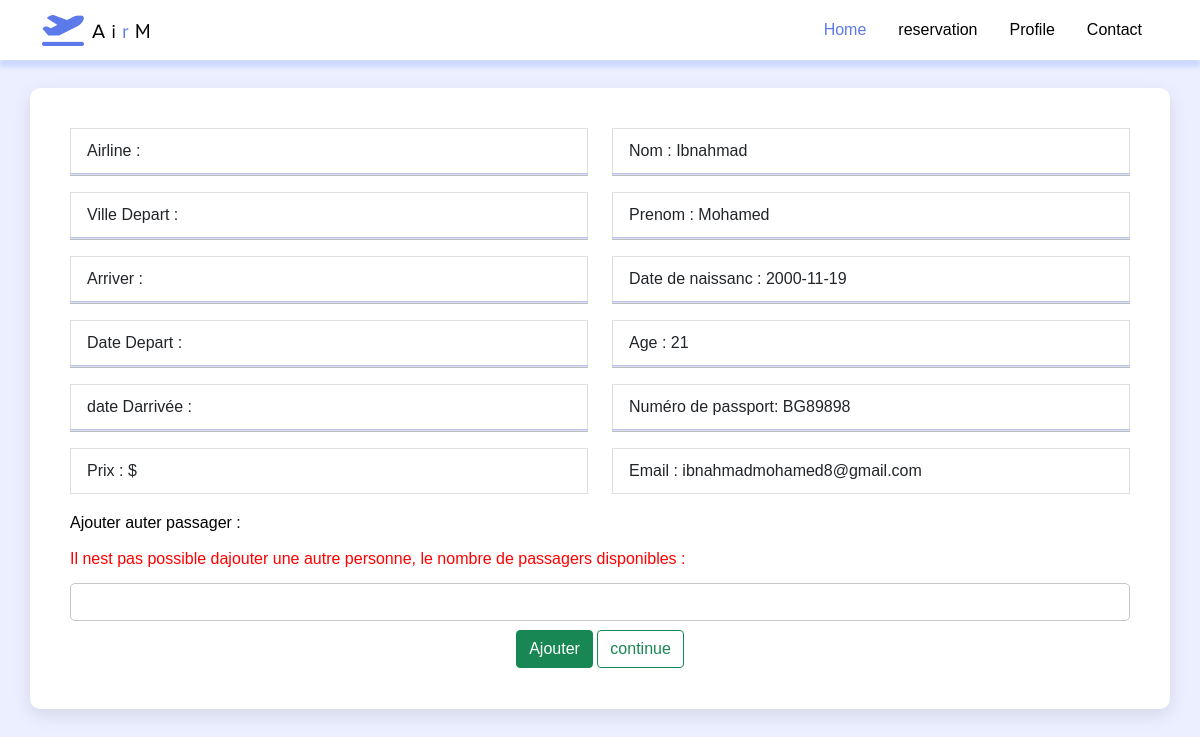
Page /reserve (signed in) on the committed database.
### tables this page shows
CREATE TABLE `passager` (
  `idClinet` int(11) NOT NULL,
  `nom` varchar(254) DEFAULT NULL,
  `prenom` varchar(254) DEFAULT NULL,
  `age` int(11) DEFAULT NULL,
  `datenaissanc` date DEFAULT NULL,
  `phonenumber` varchar(12) DEFAULT NULL,
  `email` varchar(254) DEFAULT NULL,
  `passport` varchar(15) DEFAULT NULL,
  `password` varchar(30) DEFAULT NULL
);

### controllers/HomeController.php (called while the page is built)
<?php
class HomeController {
    public function index($page){
        include('views/'.$page.'.php');
    }
}
?>

### autoload.php (called while the page is built, shortened)
<?php
function autoload($class_name){
	$array_paths = array(
		'database/',
		'app/class/',
		'models/',
		'controllers/'
	);
	$parts = explode('\\',$class_name);
	$name = array_pop($parts);
	foreach($array_paths as $path){
		$file = sprintf($path.'%s.php',$name);
	}
}

### database/DB.php (called while the page is built)
<?php
class DB
{
    static public function connect()
    {
        $db = new PDO("mysql:host=localhost;dbname=sqlappreservation", "root", "");
        $db->exec("set names utf8");
        $db->setAttribute(PDO::ATTR_ERRMODE,PDO::ERRMODE_WARNING);
        return $db;
    }
}

### models/passager.php (called while the page is built, shortened)
<?php
class passager
{
    static public function getUser($user_id)
    {
            $query = "SELECT * FROM passager   WHERE idClinet =$user_id";
            $stmt=DB::connect()->prepare($query);
            $stmt->execute();
            $user=$stmt->fetch(PDO::FETCH_OBJ);
            return $user;
    }
}
?>

### controllers/UserController.php (called while the page is built, shortened)
<?php
class UserController
{
    public function getOneUser($user_id) {
			$user = passager::getUser($user_id);
			return $user;
    }
}
?>

### Views/reserve.php (the view, shortened to what this page needs)
<?php
$user_id = $_SESSION['idClinet'];
$exitUser = new UserController();
$user = $exitUser->getOneUser($user_id);
?>
<?php
include './views/include/header.php';
?>
<body>
    <div class="container">
        <div class="row d-flex justify-content-center">
            <h1> Tickets </h1>
        </div>
        <div class="row d-flex justify-content-center">
            <form method="POST" class='bookingTicket' action="profile">
                <div class="row">
                    <div class="col-md-6">
                        <div class="form-group">
                            <P for="name" class="list-group-item">Airline : <span><?= $vol->airlines; ?></P>
                            <hr class="mt-0 mb-3">
                            <P for="name" class="list-group-item">Ville Depart : <?= $vol->depart; ?> </p>
                            <hr class="mt-0 mb-3">
                            <P for="name" class="list-group-item">Arriver : <?= $vol->destination; ?></p>
                            <hr class="mt-0 mb-3">
                            <P for="name" class="list-group-item">Date Depart : <?= $vol->HeurDepart; ?></p>
                            <hr class="mt-0 mb-3">
                            <P for="name" class="list-group-item">date Darrivée : <?= $vol->HeurDarrivée; ?></p>
                            <hr class="mt-0 mb-3">
                            <p class="list-group-item">Prix : <?= $vol->prix; ?> $</p>
                        </div>
                    </div>
                    <div class="col-md-6">
                        <div class="form-group">
                            <P for="name" class="list-group-item">Nom : <?php echo $user->nom; ?></p>
                            <hr class="mt-0 mb-3">
                            <P for="name" class="list-group-item">Prenom : <?php echo $user->prenom; ?></p>
                            <hr class="mt-0 mb-3">
                            <P for="name" class="list-group-item">Date de naissanc : <?php echo $user->datenaissanc; ?></p>
                            <hr class="mt-0 mb-3">
                            <P for="name" class="list-group-item">Age : <?php echo $user->age; ?></p>
                            <hr class="mt-0 mb-3">
                            <P for="name" class="list-group-item">Numéro de passport: <?php echo $user->passport; ?></p>
                            <hr class="mt-0 mb-3">
                            <P for="name" class="list-group-item">Email : <?php echo $user->email; ?></p>
                        </div>
                    </div>
                </div>
                <div class="row">
                    <div class="col-md-12">
                        <div class="">
                            <label class="">Ajouter auter passager :</label>
                            <?php
                            $max = $k = $vol->numberPlac - 1;
                            if ($vol->numberPlac < 2) {
                                echo ' <p style="color:red;">Il nest pas possible dajouter une autre personne, le nombre de passagers disponibles :' . $vol->numberPlac . '</p>';
                            } else {
                                echo '<p style="color:green;">le nombre de passagers disponibles :' . $vol->numberPlac . '</p>';
                            } ?>
                            <input type="number" id="NumberPassger" min="0" max="<?php echo $max; ?>" name="NumberPassger" class="form-control"></input>
                        </div>
                        <div class="text-center">
                            <button onclick="showtike()" type="button" class="btn btn-success" id="continueBooking">Ajouter</button>
                            <button type="submit" name="continue" class="btn btn-outline-success continueBooking " id="continueBooking">continue</button>
                        </div>
                    </div>
                </div>
                <div class="row d-flex justify-content-center tiket ">
                    <div class="col-xl-8">
            </form>
        </div>
    </div>
</body>
</html>

### public/assets/style.css (style rules this page uses)
* { margin:0; padding: 0; }
body { font-family: var(--primary-font); font-size: 1rem; font-weight: 400; line-height: 1.75rem; background:var(--bg-white); color: var(--text-black); overflow-x:hidden; background-color:#ebefff !important; }
p { margin: 0; }
.form-control { width: 100%; border: 1.5px solid #c7c7c7; border-radius: 5px; padding: 0.7rem; margin: 0.6rem 0; font-family: 'Open Sans', sans-serif; font-size: 1rem; outline: 0; }

### Views/reserve.php (style rules this page uses)
hr { border-top: 2px solid #5C7AEA; }
.form-group { margin-left: 260px; }
.bookingTicket, .booked_list, .ticketBox { background: #ffffff; box-shadow: 0px 6px 18px rgba(0, 0, 0, 0.1); width: 100%; padding: 40px; margin: 2em; border-radius: 10px; display: inline-block; }
.bookingTicket p { width: 100% !important; }
.bookingTicket .form-group { margin-left: 0px; }

### rows in the picture
passager: nom "Ibnahmad", prenom "Mohamed", datenaissanc "2000-11-19", age "21", passport "BG89898", email "ibnahmadmohamed8@gmail.com"
